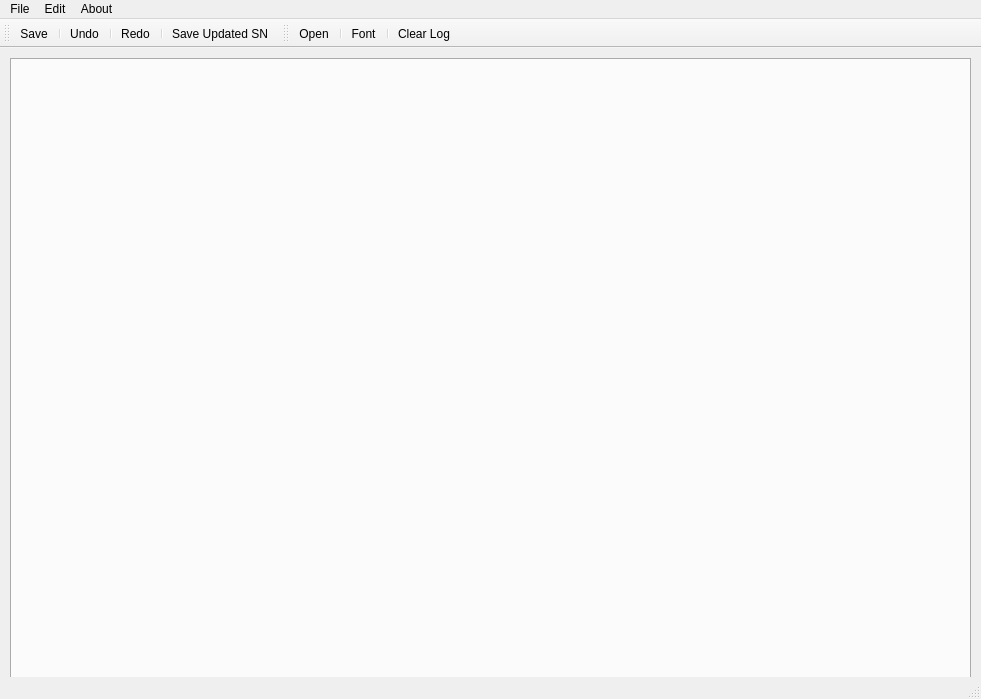
<?xml version="1.0" encoding="UTF-8"?>
<ui version="4.0">
 <class>MainWindow</class>
 <widget class="QMainWindow" name="MainWindow">
  <property name="geometry">
   <rect>
    <x>0</x>
    <y>0</y>
    <width>981</width>
    <height>699</height>
   </rect>
  </property>
  <property name="windowTitle">
   <string>MainWindow</string>
  </property>
  <widget class="QWidget" name="centralwidget">
   <widget class="QTabWidget" name="tabWidget">
    <property name="geometry">
     <rect>
      <x>10</x>
      <y>10</y>
      <width>961</width>
      <height>651</height>
     </rect>
    </property>
   </widget>
  </widget>
  <widget class="QMenuBar" name="menubar">
   <property name="geometry">
    <rect>
     <x>0</x>
     <y>0</y>
     <width>981</width>
     <height>22</height>
    </rect>
   </property>
   <widget class="QMenu" name="menuFile">
    <property name="title">
     <string>File</string>
    </property>
    <addaction name="actionOpen"/>
    <addaction name="separator"/>
    <addaction name="actionSave"/>
    <addaction name="actionSave_All"/>
    <addaction name="actionSave_At"/>
    <addaction name="actionSave_Updated_SN"/>
    <addaction name="separator"/>
    <addaction name="actionExit"/>
   </widget>
   <widget class="QMenu" name="menuAbout">
    <property name="title">
     <string>About</string>
    </property>
    <addaction name="actionAbout"/>
    <addaction name="actionHelp"/>
   </widget>
   <widget class="QMenu" name="menuEdit">
    <property name="title">
     <string>Edit</string>
    </property>
    <addaction name="actionFont"/>
    <addaction name="actionUndo"/>
    <addaction name="actionRedo"/>
    <addaction name="actionClear_Log"/>
   </widget>
   <addaction name="menuFile"/>
   <addaction name="menuEdit"/>
   <addaction name="menuAbout"/>
  </widget>
  <widget class="QStatusBar" name="statusbar"/>
  <widget class="QToolBar" name="toolBar">
   <property name="windowTitle">
    <string>toolBar</string>
   </property>
   <attribute name="toolBarArea">
    <enum>TopToolBarArea</enum>
   </attribute>
   <attribute name="toolBarBreak">
    <bool>false</bool>
   </attribute>
   <addaction name="actionSave"/>
   <addaction name="separator"/>
   <addaction name="actionUndo"/>
   <addaction name="separator"/>
   <addaction name="actionRedo"/>
   <addaction name="separator"/>
   <addaction name="actionSave_Updated_SN"/>
  </widget>
  <widget class="QToolBar" name="toolBar_2">
   <property name="windowTitle">
    <string>toolBar_2</string>
   </property>
   <attribute name="toolBarArea">
    <enum>TopToolBarArea</enum>
   </attribute>
   <attribute name="toolBarBreak">
    <bool>false</bool>
   </attribute>
   <addaction name="actionOpen"/>
   <addaction name="separator"/>
   <addaction name="actionFont"/>
   <addaction name="separator"/>
   <addaction name="actionClear_Log"/>
  </widget>
  <action name="actionAbout">
   <property name="icon">
    <iconset resource="Resources.qrc">
     <normaloff>:/files/Images/info.svg</normaloff>:/files/Images/info.svg</iconset>
   </property>
   <property name="text">
    <string>App Info</string>
   </property>
  </action>
  <action name="actionHelp">
   <property name="icon">
    <iconset resource="Resources.qrc">
     <normaloff>:/files/Images/help.svg</normaloff>:/files/Images/help.svg</iconset>
   </property>
   <property name="text">
    <string>Help</string>
   </property>
  </action>
  <action name="actionSave">
   <property name="icon">
    <iconset resource="Resources.qrc">
     <normaloff>:/files/Images/save.svg</normaloff>:/files/Images/save.svg</iconset>
   </property>
   <property name="text">
    <string>Save</string>
   </property>
   <property name="shortcut">
    <string>Ctrl+S</string>
   </property>
  </action>
  <action name="actionSave_All">
   <property name="icon">
    <iconset resource="Resources.qrc">
     <normaloff>:/files/Images/save all.svg</normaloff>:/files/Images/save all.svg</iconset>
   </property>
   <property name="text">
    <string>Save All</string>
   </property>
   <property name="shortcut">
    <string>Ctrl+Shift+S</string>
   </property>
  </action>
  <action name="actionOpen">
   <property name="icon">
    <iconset resource="Resources.qrc">
     <normaloff>:/files/Images/open.svg</normaloff>:/files/Images/open.svg</iconset>
   </property>
   <property name="text">
    <string>Open</string>
   </property>
   <property name="shortcut">
    <string>Ctrl+O</string>
   </property>
  </action>
  <action name="actionExit">
   <property name="icon">
    <iconset resource="Resources.qrc">
     <normaloff>:/files/Images/exit.png</normaloff>:/files/Images/exit.png</iconset>
   </property>
   <property name="text">
    <string>Quit</string>
   </property>
   <property name="toolTip">
    <string>Force Quit (Does not prompt save)</string>
   </property>
  </action>
  <action name="actionFont">
   <property name="icon">
    <iconset resource="Resources.qrc">
     <normaloff>:/files/Images/font.svg</normaloff>:/files/Images/font.svg</iconset>
   </property>
   <property name="text">
    <string>Font</string>
   </property>
  </action>
  <action name="actionUndo">
   <property name="icon">
    <iconset resource="Resources.qrc">
     <normaloff>:/files/Images/undo.svg</normaloff>:/files/Images/undo.svg</iconset>
   </property>
   <property name="text">
    <string>Undo</string>
   </property>
   <property name="shortcut">
    <string>Ctrl+Z</string>
   </property>
  </action>
  <action name="actionRedo">
   <property name="icon">
    <iconset resource="Resources.qrc">
     <normaloff>:/files/Images/redo.svg</normaloff>:/files/Images/redo.svg</iconset>
   </property>
   <property name="text">
    <string>Redo</string>
   </property>
   <property name="shortcut">
    <string>Ctrl+Shift+Z</string>
   </property>
  </action>
  <action name="actionClear_Log">
   <property name="icon">
    <iconset resource="Resources.qrc">
     <normaloff>:/files/Images/clear.svg</normaloff>:/files/Images/clear.svg</iconset>
   </property>
   <property name="text">
    <string>Clear Log</string>
   </property>
  </action>
  <action name="actionSave_At">
   <property name="icon">
    <iconset resource="Resources.qrc">
     <normaloff>:/files/Images/save as.svg</normaloff>:/files/Images/save as.svg</iconset>
   </property>
   <property name="text">
    <string>Save As (Folder Location)</string>
   </property>
   <property name="toolTip">
    <string>Save As(Choose Save Location)</string>
   </property>
  </action>
  <action name="actionSave_Updated_SN">
   <property name="icon">
    <iconset resource="Resources.qrc">
     <normaloff>:/files/Images/saveSlNr.png</normaloff>:/files/Images/saveSlNr.png</iconset>
   </property>
   <property name="text">
    <string>Save Updated SN</string>
   </property>
  </action>
 </widget>
 <resources>
  <include location="Resources.qrc"/>
 </resources>
 <connections/>
</ui>
